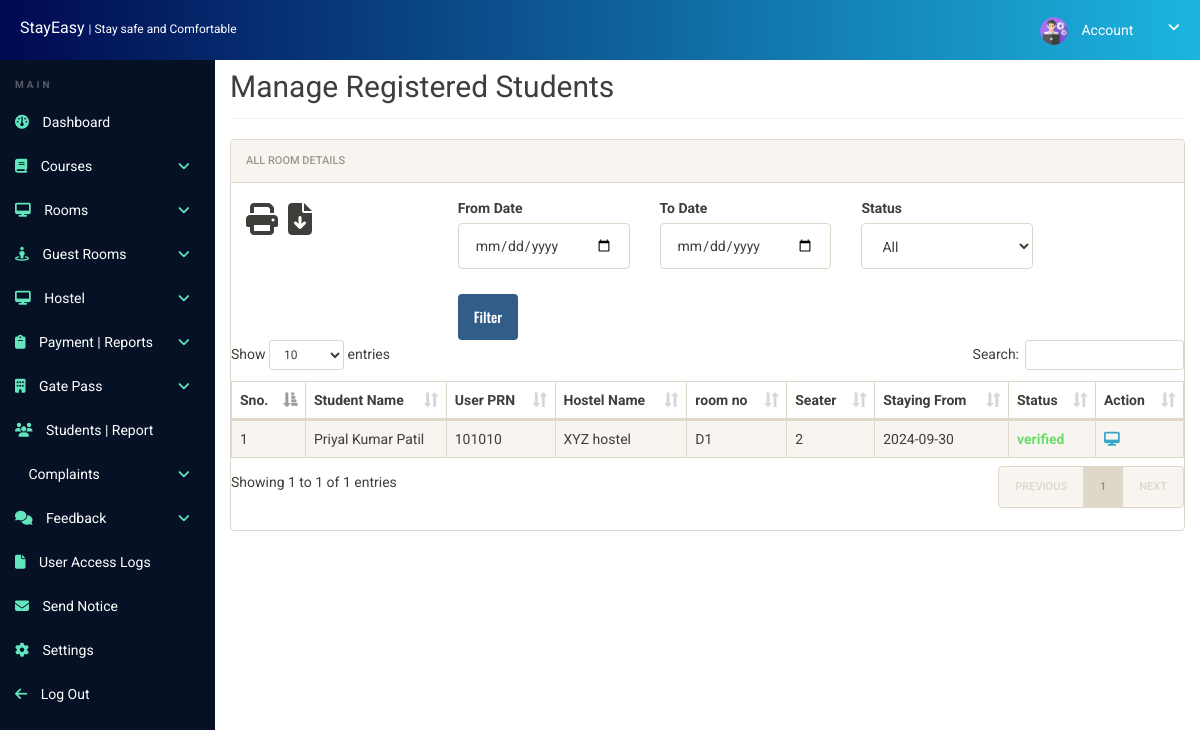
Screenshot of /Stay-Easy/admin/manage-students.php (signed in) with the database file from the repository.
### tables this page shows
CREATE TABLE `registration` (
  `id` int(11) NOT NULL,
  `roomno` varchar(255) DEFAULT NULL,
  `seater` int(11) DEFAULT NULL,
  `feespm` decimal(15,2) DEFAULT NULL,
  `roomId` int(11) DEFAULT NULL,
  `stayfrom` date DEFAULT NULL,
  `academicYear` varchar(50) NOT NULL,
  `course` varchar(500) DEFAULT NULL,
  `class` varchar(20) NOT NULL,
  `userPrn` varchar(255) NOT NULL,
  `firstName` varchar(500) DEFAULT NULL,
  `middleName` varchar(500) DEFAULT NULL,
  `lastName` varchar(500) DEFAULT NULL,
  `gender` varchar(250) DEFAULT NULL,
  `contactno` bigint(11) DEFAULT NULL,
  `emailid` varchar(500) DEFAULT NULL,
  `egycontactno` bigint(11) DEFAULT NULL,
  `guardianName` varchar(500) DEFAULT NULL,
  `guardianRelation` varchar(500) DEFAULT NULL,
  `guardianContactno` bigint(11) DEFAULT NULL,
  `corresAddress` varchar(500) DEFAULT NULL,
  `corresCIty` varchar(500) DEFAULT NULL,
  `corresState` varchar(500) DEFAULT NULL,
  `corresPincode` int(11) DEFAULT NULL,
  `pmntAddress` varchar(500) DEFAULT NULL,
  `pmntCity` varchar(500) DEFAULT NULL,
  `pmnatetState` varchar(500) DEFAULT NULL,
  `pmntPincode` int(11) DEFAULT NULL,
  `postingDate` timestamp NULL DEFAULT current_timestamp(),
  `updationDate` varchar(500) DEFAULT NULL,
  `status` varchar(50) NOT NULL,
  `comment` varchar(500) DEFAULT NULL,
  `verifiedBy` int(11) NOT NULL,
  `clgName` varchar(255) NOT NULL,
  `hostelName` varchar(255) DEFAULT NULL,
  `statusUpdationDate` date DEFAULT NULL
);

### Stay-Easy/includes/enc.php (called while the page is built, shortened)
<?php
    function encrypt($password){
        $simple_string = $password;
        $ciphering = "AES-128-CTR";
        $options = 0;
        $encryption_iv = '1234567891011121';
        $encryption_key = "GeeksforGeeks";
        $encryption = openssl_encrypt($simple_string, $ciphering,
                    $encryption_key, $options, $encryption_iv);
        return $encryption;
    }
?>

### Stay-Easy/admin/manage-students.php (the view, shortened to what this page needs)
<?php
include('includes/config.php');
include('../includes/enc.php');
$from_date = '';
$to_date = '';
$status_filter = 'All';
?>
<!doctype html>
<html lang="en" class="no-js">
<head>
	<link rel="stylesheet" href="css/font-awesome.min.css">
	<link rel="stylesheet" href="css/bootstrap.min.css">
	<link rel="stylesheet" href="css/dataTables.bootstrap.min.css">
	<link rel="stylesheet" href="css/bootstrap-social.css">
	<link rel="stylesheet" href="css/bootstrap-select.css">
	<link rel="stylesheet" href="css/fileinput.min.css">
	<link rel="stylesheet" href="css/awesome-bootstrap-checkbox.css">
	<link rel="stylesheet" href="css/style.css">
	<link rel="stylesheet" href="https://cdnjs.cloudflare.com/ajax/libs/font-awesome/6.6.0/css/all.min.css" />
</head>
<body>
	<?php include('includes/header.php');?>
	<div class="ts-main-content">
			<?php include('includes/sidebar.php');?>
		<div class="content-wrapper">
			<div class="container-fluid">
				<div class="row">
					<div class="col-md-12">
						<h2 class="page-title">Manage Registered Students</h2>
						<div class="panel panel-default">
							<div class="panel-heading">All Room Details</div>
							<div class="panel-body">
								<div class="action_file">
									<span style="float:left" class="print-hide"><i class="fa fa-print action_icon" aria-hidden="true" onclick="CallPrint()" style="cursor:pointer" title="Print the Report"></i></span>
									<span style="float:left" class="print-hide"><i class="fa-solid fa-file-arrow-down action_icon" onclick="exportExcel()" aria-hidden="true"  style="cursor:pointer" title="Download the Report"></i></span>
								</div>
								<form style=" display:flex; justify-content:center;" method="post" action="">
									<div class="row">
										<div class="col-md-4">
											<label>From Date</label>
											<input type="date" name="from_date" value="<?php echo $from_date; ?>" class="form-control">
										</div>
										<div class="col-md-4">
											<label>To Date</label>
											<input type="date" name="to_date" value="<?php echo $to_date; ?>" class="form-control">
										</div>
										<div class="col-md-4">
											<label>Status</label>
											<select name="status_filter" class="form-control">
												<option value="All" <?php echo ($status_filter == 'All') ? 'selected' : ''; ?>>All</option>
											</select>
										</div>
										<div class="col-md-4" style="margin-top: 25px;">
											<button type="submit" name="filter" class="btn btn-primary">Filter</button>
										</div>
									</div>
								</form>
								<div class="row" id="print-content">
								<table id="zctb" class="display table table-striped table-bordered table-hover" cellspacing="0" width="100%">
									<thead>
										<tr>
											<th>Sno.</th>
											<th>Student Name</th>
											<th>User PRN</th>
											<th>Hostel Name </th>
											<th>room no  </th>
											<th>Seater </th>
											<th>Staying From </th>
											<th>Status</th>
											<th class="action-column action_col">Action</th>
										</tr>
									</thead>
									<tbody>
										<?php
										$query = "SELECT * FROM registration WHERE 1";
										$stmt = $mysqli->prepare($query);
										$stmt->execute();
										$res = $stmt->get_result();
										$cnt = 1;
										while ($row = $res->fetch_object()) {
												?>
										<tr><td><?php echo $cnt;;?></td>
										<td><?php echo $row->firstName;?> <?php echo $row->middleName;?> <?php echo $row->lastName;?></td>
										<td><?php echo $row->userPrn;?></td>
										<td><?php echo $row->hostelName;?></td>
										<td><?php echo $row->roomno;?></td>
										<td><?php echo $row->seater;?></td>
										<td><?php echo $row->stayfrom;?></td>
										<td>
											<b style="color:<?php echo ($row->status === 'verified') ? 'rgb(106, 221, 106)' : 'tomato'; ?>;">
											<?php echo $row->status;?>
											</b>
										</td>
										<td class="action-column action_col">
											<a href="student-details.php?userPrn=<?php echo encrypt($row->userPrn);?>" title="View Full Details"><i class="fa fa-desktop"></i></a>
										</tr>
									<?php
										$cnt=$cnt+1;
									 } ?>
									</tbody>
								</table>
								</div>
							</div>
						</div>
					</div>
				</div>
			</div>
		</div>
	</div>
</body>
</html>

### Stay-Easy/admin/css/style.css (style rules this page uses)
.action_file { font-size: xx-large; }
.action_file span { margin-right: 10px; }
html { font-size: 14px; }
@media only screen and (min-width: 480px) { html { font-size: 17px; } }
@media only screen and (min-width: 768px) { html { font-size: 14px; } }
body { font-size: 1em; }
a { color: #37a6c4; }
.btn { font-family: 'Oswald', sans-serif; font-size: 14px; }
.panel { overflow: hidden; }
.btn { text-transform: none; }
.page-title { padding-bottom: 15px; margin-bottom: 20px; border-bottom: 1px solid #f0f0f0; }
.ts-main-content .content-wrapper { padding-top: 15px; margin-top: 35px; }
@media only screen and (min-width: 1200px) { .ts-main-content .content-wrapper { margin-left: 215px; } }
th, td { max-width: 120px; overflow-wrap: break-word; hyphens: auto; }

### rows the page displays
registration: firstName "Priyal", middleName "Kumar", lastName "Patil", userPrn "101010", hostelName "XYZ hostel", roomno "D1", seater "2", stayfrom "2024-09-30", status "verified"
